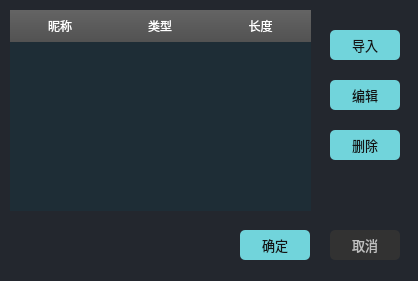
<?xml version="1.0" encoding="UTF-8"?>
<ui version="4.0">
 <class>secretkeywidget</class>
 <widget class="QWidget" name="secretkeywidget">
  <property name="geometry">
   <rect>
    <x>0</x>
    <y>0</y>
    <width>418</width>
    <height>281</height>
   </rect>
  </property>
  <property name="windowTitle">
   <string>选择密钥</string>
  </property>
  <property name="windowIcon">
   <iconset resource="../lib.qrc">
    <normaloff>:/lib/Fdogicon.ico</normaloff>:/lib/Fdogicon.ico</iconset>
  </property>
  <property name="styleSheet">
   <string notr="true"/>
  </property>
  <layout class="QVBoxLayout" name="verticalLayout">
   <property name="leftMargin">
    <number>0</number>
   </property>
   <property name="topMargin">
    <number>0</number>
   </property>
   <property name="rightMargin">
    <number>0</number>
   </property>
   <property name="bottomMargin">
    <number>0</number>
   </property>
   <item>
    <widget class="QWidget" name="widget" native="true">
     <property name="styleSheet">
      <string notr="true">#widget{
	background-color: rgb(35, 39, 46);
color: rgb(255, 255, 255);
}</string>
     </property>
     <widget class="QToolButton" name="toolButton_cancel">
      <property name="geometry">
       <rect>
        <x>330</x>
        <y>230</y>
        <width>70</width>
        <height>30</height>
       </rect>
      </property>
      <property name="minimumSize">
       <size>
        <width>70</width>
        <height>30</height>
       </size>
      </property>
      <property name="maximumSize">
       <size>
        <width>70</width>
        <height>30</height>
       </size>
      </property>
      <property name="font">
       <font>
        <family>OPPOSans B</family>
        <pointsize>10</pointsize>
        <stylestrategy>PreferAntialias</stylestrategy>
       </font>
      </property>
      <property name="styleSheet">
       <string notr="true">QToolButton {
	
    color: rgb(191, 191, 191);
	background-color: rgb(50, 50, 50);
	border-radius: 5px;
}

QToolButton::menu-indicator { 
	image: None;
}

 
QToolButton:hover {
    color: rgb(255, 255, 255);
	background-color: rgb(54, 54, 54);
}</string>
      </property>
      <property name="text">
       <string>取消</string>
      </property>
     </widget>
     <widget class="QToolButton" name="toolButton_ok">
      <property name="geometry">
       <rect>
        <x>240</x>
        <y>230</y>
        <width>70</width>
        <height>30</height>
       </rect>
      </property>
      <property name="minimumSize">
       <size>
        <width>70</width>
        <height>30</height>
       </size>
      </property>
      <property name="maximumSize">
       <size>
        <width>70</width>
        <height>30</height>
       </size>
      </property>
      <property name="font">
       <font>
        <family>OPPOSans B</family>
        <pointsize>10</pointsize>
        <stylestrategy>PreferAntialias</stylestrategy>
       </font>
      </property>
      <property name="styleSheet">
       <string notr="true">QToolButton {
	color: rgb(20, 20, 20);
	background-color: rgb(113, 212, 219);
	border-radius: 5px;
}

QToolButton::menu-indicator { 
	image: None;
}

QToolButton:hover {
	color: rgb(0, 0, 0);
	background-color: rgb(0, 255, 255);
}</string>
      </property>
      <property name="text">
       <string>确定</string>
      </property>
     </widget>
     <widget class="QTableWidget" name="tableWidget">
      <property name="geometry">
       <rect>
        <x>10</x>
        <y>10</y>
        <width>301</width>
        <height>201</height>
       </rect>
      </property>
      <property name="font">
       <font>
        <family>OPPOSans B</family>
        <pointsize>10</pointsize>
        <stylestrategy>PreferAntialias</stylestrategy>
       </font>
      </property>
      <property name="focusPolicy">
       <enum>Qt::NoFocus</enum>
      </property>
      <property name="styleSheet">
       <string notr="true">QTableWidget::item:hover{
	background-color:rgba(92,188,227,0)
}
QTableWidget::item:selected{
	background-color:#1B89A1
}

QHeaderView::section,QTableCornerButton:section{
    padding:5px; 
    margin:0px; 
    
	font: 10pt &quot;OPPOSans B&quot;;
	color: rgb(255, 255, 255);
    border:1px solid #242424;
    border-left-width:0px; 
    border-right-width:0px; 
    border-top-width:0px; 
    border-bottom-width:0px;
	background:qlineargradient(spread:pad,x1:0,y1:0,x2:0,y2:1,stop:0 #646464,stop:1 #525252); 
}
QTableWidget{
	border:none;
	background-color: rgb(30, 45, 54);
	color: rgb(255, 255, 255);
}

QScrollBar:vertical {
    width: 10px;
	background-color: rgba(0, 41, 69, 0);
    margin: 0px,0px,0px,0px;
    padding-top: 0px;		/*//隐藏上下的箭头*/
    padding-bottom: 0px;
}
QScrollBar::handle:vertical {
    width: 10px;
	
	background-color: rgb(239, 239, 239);
    /*滚动条两端变成椭圆 */
    border-radius: 2px;
    min-height: 0;
}

QScrollBar::sub-page:vertical {
    
	background-color: rgba(255, 255, 255, 0);
}
QScrollBar::add-page:vertical 
{
    background-color: rgba(255, 255, 255, 0);
}

QScrollBar::add-line:vertical {
	border: none;
    height: 0px;
    subcontrol-position: bottom;
    subcontrol-origin: margin;
}
QScrollBar::sub-line:vertical {
    border: none;
    height: 0px;
    subcontrol-position: top;
    subcontrol-origin: margin;
}

QScrollBar::down-arrow:vertical {
    border:none;
}
QScrollBar::up-arrow:vertical {
    border:none;
}</string>
      </property>
      <property name="horizontalScrollBarPolicy">
       <enum>Qt::ScrollBarAlwaysOff</enum>
      </property>
      <property name="editTriggers">
       <set>QAbstractItemView::NoEditTriggers</set>
      </property>
      <property name="selectionMode">
       <enum>QAbstractItemView::SingleSelection</enum>
      </property>
      <property name="selectionBehavior">
       <enum>QAbstractItemView::SelectRows</enum>
      </property>
      <property name="horizontalScrollMode">
       <enum>QAbstractItemView::ScrollPerItem</enum>
      </property>
      <property name="showGrid">
       <bool>false</bool>
      </property>
      <property name="gridStyle">
       <enum>Qt::NoPen</enum>
      </property>
      <attribute name="horizontalHeaderCascadingSectionResizes">
       <bool>false</bool>
      </attribute>
      <attribute name="horizontalHeaderHighlightSections">
       <bool>false</bool>
      </attribute>
      <attribute name="horizontalHeaderStretchLastSection">
       <bool>true</bool>
      </attribute>
      <attribute name="verticalHeaderVisible">
       <bool>false</bool>
      </attribute>
      <attribute name="verticalHeaderHighlightSections">
       <bool>true</bool>
      </attribute>
      <attribute name="verticalHeaderShowSortIndicator" stdset="0">
       <bool>false</bool>
      </attribute>
      <attribute name="verticalHeaderStretchLastSection">
       <bool>false</bool>
      </attribute>
      <column>
       <property name="text">
        <string>昵称</string>
       </property>
      </column>
      <column>
       <property name="text">
        <string>类型</string>
       </property>
      </column>
      <column>
       <property name="text">
        <string>长度</string>
       </property>
      </column>
     </widget>
     <widget class="QToolButton" name="toolButton_edit">
      <property name="geometry">
       <rect>
        <x>330</x>
        <y>80</y>
        <width>70</width>
        <height>30</height>
       </rect>
      </property>
      <property name="minimumSize">
       <size>
        <width>70</width>
        <height>30</height>
       </size>
      </property>
      <property name="maximumSize">
       <size>
        <width>70</width>
        <height>30</height>
       </size>
      </property>
      <property name="font">
       <font>
        <family>OPPOSans B</family>
        <pointsize>10</pointsize>
        <stylestrategy>PreferAntialias</stylestrategy>
       </font>
      </property>
      <property name="styleSheet">
       <string notr="true">QToolButton {
	color: rgb(20, 20, 20);
	background-color: rgb(113, 212, 219);
	border-radius: 5px;
}

QToolButton::menu-indicator { 
	image: None;
}

QToolButton:hover {
	color: rgb(0, 0, 0);
	background-color: rgb(0, 255, 255);
}</string>
      </property>
      <property name="text">
       <string>编辑</string>
      </property>
     </widget>
     <widget class="QToolButton" name="toolButton_input">
      <property name="geometry">
       <rect>
        <x>330</x>
        <y>30</y>
        <width>70</width>
        <height>30</height>
       </rect>
      </property>
      <property name="minimumSize">
       <size>
        <width>70</width>
        <height>30</height>
       </size>
      </property>
      <property name="maximumSize">
       <size>
        <width>70</width>
        <height>30</height>
       </size>
      </property>
      <property name="font">
       <font>
        <family>OPPOSans B</family>
        <pointsize>10</pointsize>
        <stylestrategy>PreferAntialias</stylestrategy>
       </font>
      </property>
      <property name="styleSheet">
       <string notr="true">QToolButton {
	color: rgb(20, 20, 20);
	background-color: rgb(113, 212, 219);
	border-radius: 5px;
}

QToolButton::menu-indicator { 
	image: None;
}

QToolButton:hover {
	color: rgb(0, 0, 0);
	background-color: rgb(0, 255, 255);
}</string>
      </property>
      <property name="text">
       <string>导入</string>
      </property>
     </widget>
     <widget class="QToolButton" name="toolButton_delete">
      <property name="geometry">
       <rect>
        <x>330</x>
        <y>130</y>
        <width>70</width>
        <height>30</height>
       </rect>
      </property>
      <property name="minimumSize">
       <size>
        <width>70</width>
        <height>30</height>
       </size>
      </property>
      <property name="maximumSize">
       <size>
        <width>70</width>
        <height>30</height>
       </size>
      </property>
      <property name="font">
       <font>
        <family>OPPOSans B</family>
        <pointsize>10</pointsize>
        <stylestrategy>PreferAntialias</stylestrategy>
       </font>
      </property>
      <property name="styleSheet">
       <string notr="true">QToolButton {
	color: rgb(20, 20, 20);
	background-color: rgb(113, 212, 219);
	border-radius: 5px;
}

QToolButton::menu-indicator { 
	image: None;
}

QToolButton:hover {
	color: rgb(0, 0, 0);
	background-color: rgb(0, 255, 255);
}</string>
      </property>
      <property name="text">
       <string>删除</string>
      </property>
     </widget>
    </widget>
   </item>
  </layout>
 </widget>
 <resources>
  <include location="../lib.qrc"/>
 </resources>
 <connections/>
</ui>
